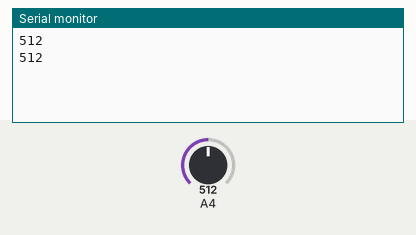
Simulated run of this sketch. Board: Arduino Mega 2560, built with avr-gcc and run on an emulated ATmega2560. Parts: the last lines printed to the serial monitor. The inputs (shaded band) are chosen by the test bench; at power-on: A4 = 512.

Above: at 1.8 s.
1.9 s: A4 set to 716
At 2.7 s:
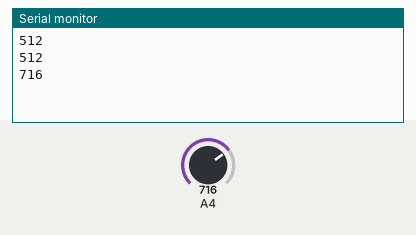
3.4 s: A4 set to 900
At 4.8 s:
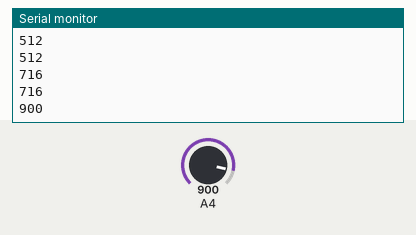
Timing chart, 0 to 6.4 s (numbered marks = the images above; inputs shaded):
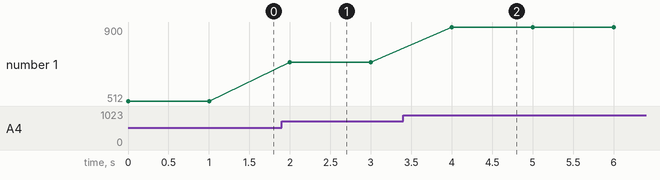

Measured:
- after the input at 1.9 s, the serial monitor: prints a new line after 0.10 s (image 1)
- after the input at 3.4 s, the serial monitor: prints a new line after 0.60 s (image 2)
- plotted number 1: 512 → 716 after the input at 1.9 s, 716 → 900 after the input at 3.4 s

The sketch:

Arduino_analog_read.ino
```cpp
#include <Arduino.h>

const int heartRatePin = 36; // Pin 36 for heart rate sensor

void setup() {
  Serial.begin(115200); // Start serial communication
}

void loop() {
  // Read heart rate sensor data
  int heartRate = analogRead(heartRatePin);

  // Send heart rate data over serial
  Serial.println(heartRate);

  delay(1000); // Adjust as needed based on sensor and application requirements
}
```
